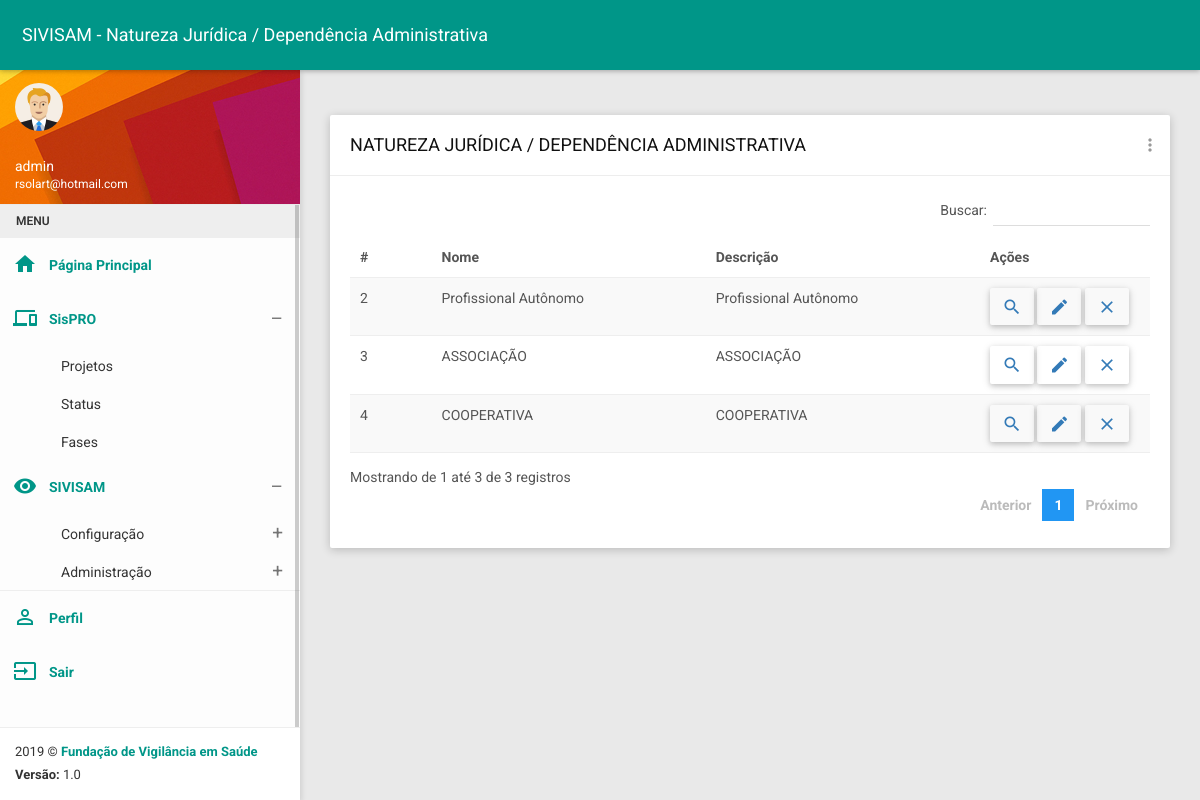
Screenshot of /devisa/natureza_list (signed in) with the database file from the repository.
### devisa/models.py (models this page shows, shortened)
class Natureza(models.Model):
    nat_nome = models.CharField(verbose_name='natureza Jurídica / Dependência Administrativa', max_length=100)
    nat_descricao = models.CharField(verbose_name='Descrição', max_length=200)
    class Meta:
        permissions = (
            ('natureza_list', 'Pode listar naturezas jurídicas / dependências administrativas'),
            ('natureza_create', 'Pode cadastrar natureza jurídica / dependência administrativa'),
            ('natureza_update', 'Pode editar natureza jurídica / dependência administrativa'),
            ('natureza_view', 'Pode ver natureza jurídica / dependência administrativa'),
            ('natureza_delete', 'Pode excluir natureza jurídica / dependência administrativa')
        )

### devisa/views.py (the view)
# urls.py: path('natureza_list', natureza_list, name="natureza_list"),
@login_required
@permission_required('devisa.natureza_list')
def natureza_list(request):
    model = Natureza.objects.all()
    q = request.GET.get('pesquisar_por')
    if q is not None:
        model = model.filter(Q(nat_nome__icontains=q) | Q(nat_descricao__icontains=q))
    return render(request, 'natureza/natureza_list.html', {'naturezas': model})

### devisa/templates/natureza/natureza_list.html (shortened to what this page needs)
{% extends 'base.html' %}
{% load static %}
{% block css %}
    <link href="{% static 'plugins/bootstrap/css/bootstrap.css' %}" rel="stylesheet">
    <link href="{% static 'plugins/node-waves/waves.css' %}" rel="stylesheet" />
    <link href="{% static 'plugins/animate-css/animate.css' %}" rel="stylesheet" />
    <link href="{% static 'plugins/jquery-datatable/skin/bootstrap/css/dataTables.bootstrap.css' %}" rel="stylesheet">
    <link href="{% static 'css/style.css' %}" rel="stylesheet">
    <link href="{% static 'css/themes/all-themes.css' %}" rel="stylesheet" />
{% endblock %}
{% block title %} SIVISAM - Natureza Jurídica / Dependência Administrativa {% endblock %}
{% block content %}
<div class="row clearfix">
                <div class="col-lg-12 col-md-12 col-sm-12 col-xs-12">
                    <div class="card">
                        <div class="header">
                            <h2>
                                NATUREZA JURÍDICA / DEPENDÊNCIA ADMINISTRATIVA
                            </h2>
                            <ul class="header-dropdown m-r--5">
                                <li class="dropdown">
                                    <a href="javascript:void(0);" class="dropdown-toggle" data-toggle="dropdown" role="button" aria-haspopup="true" aria-expanded="false">
                                        <i class="material-icons">more_vert</i>
                                    </a>
                                </li>
                            </ul>
                        </div>
                        <div class="body">
                            <div class="table-responsive">
                                <table class="table table-striped table-hover dataTable js-exportable">
                                    <thead>
                                        <tr>
                                            <th>#</th>
                                            <th>Nome</th>
                                            <th>Descrição</th>
                                            <th>Ações</th>
                                        </tr>
                                    </thead>
                                    <tbody>
                                        {% for natureza in naturezas %}
                                        <tr>
                                            <td>{{ natureza.id }}</td>
                                            <td>{{ natureza.nat_nome }}</td>
                                            <td>{{ natureza.nat_descricao }}</td>
                                            <td style="width: 150px;">
                                                <a href="{% url 'natureza_view' natureza.id %}" class="btn"><i class="material-icons">search</i></a>
                                                <a href="{% url 'natureza_update' natureza.id %}" class="btn"><i class="material-icons">mode_edit</i></a>
                                                <a href="{% url 'natureza_delete' natureza.id %}" class="btn"><i class="material-icons">close</i></a>
                                            </td>
                                        </tr>
                                        {% endfor %}
                                    </tbody>
                                </table>
                            </div>
                        </div>
                    </div>
                </div>
</div>
{% endblock %}

### templates/base.html (shortened to what this page needs)
{% load static %}
<!DOCTYPE html>
<html>
<head>
    {% block css %}
    {% endblock %}
</head>
<body class="theme-teal">
    <nav class="navbar">
        <div class="container-fluid">
            <div class="navbar-header">
                <a class="navbar-brand" href="javascript:void(0);">{% block title %}{% endblock %}</a>
            </div>
            <div class="collapse navbar-collapse" id="navbar-collapse">
            </div>
        </div>
    </nav>
    <section>
        <aside id="leftsidebar" class="sidebar">
            <div class="user-info">
                <div class="image">
                    <img src="{% static 'images/user.png' %}" width="48" height="48" alt="User" />
                </div>
                <div class="info-container">
                    <div class="name" data-toggle="dropdown" aria-haspopup="true" aria-expanded="false">{{ user.username }}</div>
                    <div class="email">{{ user.email }}</div>
                </div>
            </div>
            <div class="menu">
                <ul class="list">
                    <li class="header">MENU</li>
                    <li class="active">
                        <a href="{% url 'home' %}">
                            <i class="material-icons">home</i>
                            <span>Página Principal</span>
                        </a>
                    </li>
                    <li class="active">
                        {% if perms.sistemasfvs.sistema_list %}
                                <a href="javascript:void(0);" class="menu-toggle">
                                    <i class="material-icons">devices</i>
                                    <span>SisPRO</span>
                                </a>
                        {% endif %}
                        <ul class="ml-menu">
                            <li>
                                <a href="{% url 'sistema_list' %}">
                                    <span>Projetos</span>
                                </a>
                            </li>
                            <li>
                                <a href="{% url 'status_list' %}">
                                    <span>Status</span>
                                </a>
                            </li>
                            <li>
                                <a href="{% url 'fase_list' %}">
                                    <span>Fases</span>
                                </a>
                            </li>
                        </ul>
                    </li>
                    <li class="active">
                        <a href="javascript:void(0);" class="menu-toggle" style="">
                            <i class="material-icons">remove_red_eye</i>
                            <span>SIVISAM</span>
                        </a>
                        <ul class="ml-menu">
                            <li>
                                <a href="javascript:void(0);" class="menu-toggle">
                                    <span>Configuração</span>
                                </a>
                            </li>
                            <li>
                                <a href="javascript:void(0);" class="menu-toggle">
                                    <span>Administração</span>
                                </a>
                            </li>
                        </ul>
                    </li>
                    <li style="border-top: 1px solid #eee;" class="active">
                        <a href="{% url 'perfil' %}">
                            <i class="material-icons">perm_identity</i>
                            <span>Perfil</span>
                        </a>
                    </li>
                    <li class="active">
                        <a href="{% url 'logout' %}">
                            <i class="material-icons">input</i>
                            <span>Sair</span>
                        </a>
                    </li>
                </ul>
            </div>
            <div class="legal">
                <div class="copyright">
                     2019 &copy; <a href="http://www.fvs.am.gov.br">Fundação de Vigilância em Saúde</a>
                </div>
                <div class="version">
                    <b>Versão: </b> 1.0
                </div>
            </div>
        </aside>
    </section>
    <section class="content">
        <div class="container-fluid">
           {% block content %}
           {% endblock %}
        </div>
    </section>
</body>
</html>

### statics/css/themes/all-themes.css (style rules this page uses)
.theme-teal .navbar { background-color: #009688; }
.theme-teal .navbar-brand { color: #fff; }
.theme-teal .sidebar .menu .list li.active { background-color: transparent; }
.theme-teal .sidebar .menu .list li.active > :first-child i, .theme-teal .sidebar .menu .list li.active > :first-child span { color: #009688; }
.theme-teal .sidebar .menu .list .toggled { background-color: transparent; }
.theme-teal .sidebar .menu .list .ml-menu { background-color: transparent; }
.theme-teal .sidebar .legal { background-color: #fff; }
.theme-teal .sidebar .legal .copyright a { color: #009688 !important; }

### rows the page displays
Natureza: id "2", nat_nome "Profissional Autônomo", nat_descricao "Profissional Autônomo"
Natureza: id "3", nat_nome "ASSOCIAÇÃO", nat_descricao "ASSOCIAÇÃO"
Natureza: id "4", nat_nome "COOPERATIVA", nat_descricao "COOPERATIVA"

### other values shown
{{ user.username }} "admin"
{{ user.email }} "rsolart@hotmail.com"
